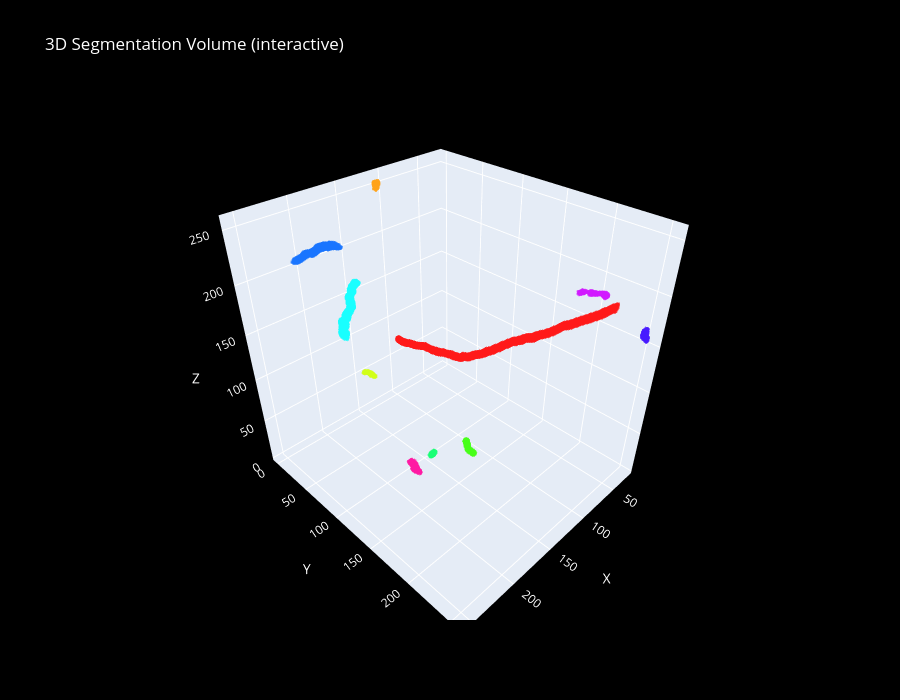

Notebook source saved alongside this figure:
### Code cell
import plotly.graph_objects as go
import colorsys

def plot_segmentation_3d(seg_remapped, original_ids, downsample=4,
                         save_path="figs/segmentation_3d.html"):
    """
    Interactive 3D plot of segmentation volume. Each segment shown as a
    different color. Saves as an HTML file that can be opened in a browser.

    Parameters
    ----------
    seg_remapped : ndarray
        Segmentation volume with consecutive integer labels (0 = background).
    original_ids : ndarray
        Mapping from remapped IDs back to original segment IDs (from np.unique).
    downsample : int
        Downsample factor to reduce point count for performance.
    save_path : str
        Path to save the interactive HTML file.
    """
    # Downsample to keep point count manageable
    seg_ds = seg_remapped[::downsample, ::downsample, ::downsample]

    # Get non-background voxel coordinates and their labels
    mask = seg_ds > 0
    coords = np.argwhere(mask)  # (N, 3) in (z, y, x)
    labels = seg_ds[mask]

    # Generate distinct colors per segment
    unique_labels = np.unique(labels)
    n_labels = len(unique_labels)
    colors_rgb = [colorsys.hsv_to_rgb(i / max(n_labels, 1), 0.9, 1.0)
                  for i in range(n_labels)]
    label_to_color = {int(lbl): colors_rgb[i] for i, lbl in enumerate(unique_labels)}

    point_colors = [
        f"rgb({int(label_to_color[int(l)][0]*255)},"
        f"{int(label_to_color[int(l)][1]*255)},"
        f"{int(label_to_color[int(l)][2]*255)})"
        for l in labels
    ]

    hover_text = [f"Segment {original_ids[int(l)]}" for l in labels]

    fig = go.Figure(data=[go.Scatter3d(
        x=coords[:, 2],  # x
        y=coords[:, 1],  # y
        z=coords[:, 0],  # z
        mode='markers',
        marker=dict(size=1.5, color=point_colors, opacity=0.6),
        text=hover_text,
        hoverinfo='text',
    )])

    fig.update_layout(
        title="3D Segmentation Volume (interactive)",
        scene=dict(
            xaxis_title="X", yaxis_title="Y", zaxis_title="Z",
            bgcolor="black",
        ),
        paper_bgcolor="black",
        font=dict(color="white"),
        width=900, height=700,
    )

    os.makedirs(os.path.dirname(save_path) if os.path.dirname(save_path) else ".", exist_ok=True)
    fig.write_html(save_path)
    print(f"3D segmentation saved to {save_path}")
    print(f"  Points plotted: {len(coords):,} (downsample={downsample}x)")
    print(f"  Segments: {n_labels}")
    fig.show()

plot_segmentation_3d(seg_patch_remapped, unique_ids, downsample=1,
                     save_path="figs/segmentation_3d.html")

### Figure 1 — Plotly figure (JSON) as saved in the notebook; plotly's stock layout.template omitted (floating-point values rounded to 4 significant figures; data arrays with more than 128 entries replaced by an {"elided": "..."} marker saying what was removed)
{"data": [{"hoverinfo": "text", "marker": {"color": {"elided": "18723 str values"}, "opacity": 0.6, "size": 1.5}, "mode": "markers", "text": {"elided": "18723 str values"}, "type": "scatter3d", "x": {"elided": "18723 int values"}, "y": {"elided": "18723 int values"}, "z": {"elided": "18723 int values"}}], "layout": {"font": {"color": "white"}, "height": 700, "paper_bgcolor": "black", "scene": {"aspectmode": "auto", "aspectratio": {"x": 0.9397, "y": 1.042, "z": 1.021}, "bgcolor": "black", "xaxis": {"title": {"text": "X"}, "type": "linear"}, "yaxis": {"title": {"text": "Y"}, "type": "linear"}, "zaxis": {"title": {"text": "Z"}, "type": "linear"}}, "title": {"text": "3D Segmentation Volume (interactive)"}, "width": 900}}
